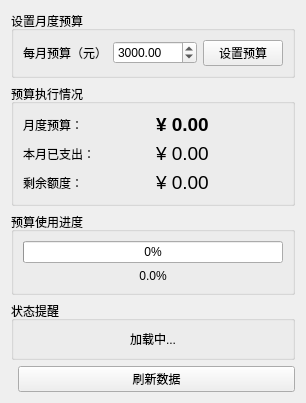
<?xml version="1.0" encoding="UTF-8"?>
<ui version="4.0">
 <class>BudgetPage</class>
 <widget class="QWidget" name="BudgetPage">
  <layout class="QVBoxLayout" name="mainLayout">
   <!-- 预算设置 -->
   <item>
    <widget class="QGroupBox" name="setBudgetGroup">
     <property name="title"><string>设置月度预算</string></property>
     <layout class="QHBoxLayout" name="setBudgetLayout">
      <item><widget class="QLabel" name="budgetLabel"><property name="text"><string>每月预算（元）</string></property></widget></item>
      <item><widget class="QDoubleSpinBox" name="budgetSpinBox"><property name="maximum"><double>99999999.99</double></property><property name="decimals"><number>2</number></property><property name="value"><double>3000.00</double></property></widget></item>
      <item><widget class="QPushButton" name="setBudgetButton"><property name="text"><string>设置预算</string></property></widget></item>
     </layout>
    </widget>
   </item>

   <!-- 预算状态 -->
   <item>
    <widget class="QGroupBox" name="statusGroup">
     <property name="title"><string>预算执行情况</string></property>
     <layout class="QGridLayout" name="statusGrid">
      <item row="0" column="0"><widget class="QLabel" name="l1"><property name="text"><string>月度预算：</string></property></widget></item>
      <item row="0" column="1"><widget class="QLabel" name="budgetAmountLabel"><property name="text"><string>¥ 0.00</string></property><property name="font"><font><pointsize>14</pointsize><weight>75</weight><bold>true</bold></font></property></widget></item>
      <item row="1" column="0"><widget class="QLabel" name="l2"><property name="text"><string>本月已支出：</string></property></widget></item>
      <item row="1" column="1"><widget class="QLabel" name="currentSpendingLabel"><property name="text"><string>¥ 0.00</string></property><property name="font"><font><pointsize>14</pointsize></font></property></widget></item>
      <item row="2" column="0"><widget class="QLabel" name="l3"><property name="text"><string>剩余额度：</string></property></widget></item>
      <item row="2" column="1"><widget class="QLabel" name="remainingLabel"><property name="text"><string>¥ 0.00</string></property><property name="font"><font><pointsize>14</pointsize></font></property></widget></item>
     </layout>
    </widget>
   </item>

   <!-- 进度条 -->
   <item>
    <widget class="QGroupBox" name="progressGroup">
     <property name="title"><string>预算使用进度</string></property>
     <layout class="QVBoxLayout" name="progressLayout">
      <item><widget class="QProgressBar" name="progressBar"><property name="value"><number>0</number></property><property name="textVisible"><bool>true</bool></property></widget></item>
      <item><widget class="QLabel" name="progressPercentLabel"><property name="text"><string>0.0%</string></property><property name="alignment"><set>Qt::AlignCenter</set></property></widget></item>
     </layout>
    </widget>
   </item>

   <!-- 状态提醒 -->
   <item>
    <widget class="QGroupBox" name="alertGroup">
     <property name="title"><string>状态提醒</string></property>
     <layout class="QVBoxLayout" name="alertLayout">
      <item><widget class="QLabel" name="statusLabel"><property name="text"><string>加载中...</string></property><property name="alignment"><set>Qt::AlignCenter</set></property></widget></item>
     </layout>
    </widget>
   </item>

   <item>
    <layout class="QHBoxLayout">
     <item><spacer name="hSpacer"><property name="orientation"><enum>Qt::Horizontal</enum></property></spacer></item>
     <item><widget class="QPushButton" name="refreshButton"><property name="text"><string>刷新数据</string></property></widget></item>
    </layout>
   </item>
  </layout>
 </widget>
</ui>
